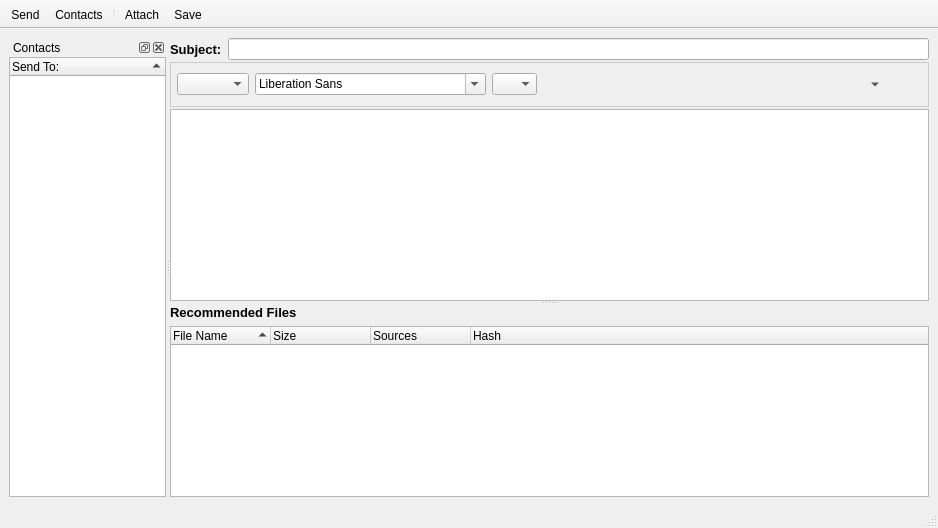
<?xml version="1.0" encoding="UTF-8"?>
<ui version="4.0">
 <class>ChanMsgDialog</class>
 <widget class="QMainWindow" name="ChanMsgDialog">
  <property name="geometry">
   <rect>
    <x>0</x>
    <y>0</y>
    <width>874</width>
    <height>528</height>
   </rect>
  </property>
  <property name="contextMenuPolicy">
   <enum>Qt::NoContextMenu</enum>
  </property>
  <property name="windowTitle">
   <string>Compose</string>
  </property>
  <property name="windowIcon">
   <iconset resource="../images.qrc">
    <normaloff>:/images/folder-draft.png</normaloff>:/images/folder-draft.png</iconset>
  </property>
  <property name="styleSheet">
   <string notr="true">QToolBar#toolBar{background-image: url(:/images/connect/connectFriendBanner.png)}
</string>
  </property>
  <widget class="QWidget" name="centralwidget">
   <layout class="QGridLayout" name="gridLayout_3">
    <item row="0" column="0">
     <widget class="QSplitter" name="splitter_2">
      <property name="orientation">
       <enum>Qt::Horizontal</enum>
      </property>
      <widget class="QDockWidget" name="contactsdockWidget">
       <property name="sizePolicy">
        <sizepolicy hsizetype="Fixed" vsizetype="Preferred">
         <horstretch>0</horstretch>
         <verstretch>0</verstretch>
        </sizepolicy>
       </property>
       <property name="maximumSize">
        <size>
         <width>160</width>
         <height>524287</height>
        </size>
       </property>
       <property name="sizeIncrement">
        <size>
         <width>160</width>
         <height>0</height>
        </size>
       </property>
       <property name="baseSize">
        <size>
         <width>160</width>
         <height>0</height>
        </size>
       </property>
       <property name="windowTitle">
        <string>Contacts</string>
       </property>
       <widget class="QWidget" name="dockWidgetContents">
        <layout class="QGridLayout">
         <property name="margin">
          <number>0</number>
         </property>
         <property name="spacing">
          <number>0</number>
         </property>
         <item row="0" column="0">
          <widget class="QTreeWidget" name="msgSendList">
           <property name="sizePolicy">
            <sizepolicy hsizetype="Preferred" vsizetype="Expanding">
             <horstretch>0</horstretch>
             <verstretch>4</verstretch>
            </sizepolicy>
           </property>
           <property name="minimumSize">
            <size>
             <width>20</width>
             <height>0</height>
            </size>
           </property>
           <property name="maximumSize">
            <size>
             <width>160</width>
             <height>16777215</height>
            </size>
           </property>
           <property name="sortingEnabled">
            <bool>true</bool>
           </property>
           <column>
            <property name="text">
             <string>Send To:</string>
            </property>
           </column>
          </widget>
         </item>
        </layout>
       </widget>
      </widget>
      <widget class="QSplitter" name="splitter">
       <property name="orientation">
        <enum>Qt::Vertical</enum>
       </property>
       <widget class="QWidget" name="layoutWidget">
        <layout class="QGridLayout" name="gridLayout_2">
         <property name="verticalSpacing">
          <number>2</number>
         </property>
         <item row="0" column="0">
          <layout class="QHBoxLayout">
           <property name="spacing">
            <number>6</number>
           </property>
           <property name="margin">
            <number>0</number>
           </property>
           <item>
            <widget class="QLabel" name="label">
             <property name="font">
              <font>
               <pointsize>10</pointsize>
               <weight>75</weight>
               <bold>true</bold>
              </font>
             </property>
             <property name="text">
              <string>Subject:</string>
             </property>
            </widget>
           </item>
           <item>
            <widget class="QLineEdit" name="titleEdit"/>
           </item>
          </layout>
         </item>
         <item row="1" column="0">
          <widget class="QFrame" name="frame">
           <property name="styleSheet">
            <string notr="true">QFrame#frame{ 
background-color: qlineargradient(x1:0, y1:0, x2:0, y2:1,
stop:0 #FEFEFE, stop:1 #E8E8E8);

border: 1px solid #CCCCCC;}</string>
           </property>
           <property name="frameShape">
            <enum>QFrame::StyledPanel</enum>
           </property>
           <property name="frameShadow">
            <enum>QFrame::Raised</enum>
           </property>
           <layout class="QGridLayout" name="gridLayout">
            <property name="margin">
             <number>6</number>
            </property>
            <item row="0" column="0">
             <layout class="QGridLayout">
              <item row="0" column="0">
               <widget class="QComboBox" name="comboStyle"/>
              </item>
              <item row="0" column="1">
               <widget class="QFontComboBox" name="comboFont"/>
              </item>
              <item row="0" column="2">
               <widget class="QComboBox" name="comboSize">
                <property name="maximumSize">
                 <size>
                  <width>45</width>
                  <height>16777215</height>
                 </size>
                </property>
                <property name="toolTip">
                 <string>Font size</string>
                </property>
               </widget>
              </item>
              <item row="0" column="15">
               <spacer>
                <property name="orientation">
                 <enum>Qt::Horizontal</enum>
                </property>
                <property name="sizeHint" stdset="0">
                 <size>
                  <width>20</width>
                  <height>24</height>
                 </size>
                </property>
               </spacer>
              </item>
              <item row="0" column="3">
               <widget class="QToolButton" name="blockquoteButton">
                <property name="toolTip">
                 <string>Blockquote</string>
                </property>
                <property name="text">
                 <string/>
                </property>
                <property name="icon">
                 <iconset resource="../images.qrc">
                  <normaloff>:/images/textedit/hi22-action-format-text-blockquote.png</normaloff>:/images/textedit/hi22-action-format-text-blockquote.png</iconset>
                </property>
                <property name="iconSize">
                 <size>
                  <width>24</width>
                  <height>24</height>
                 </size>
                </property>
                <property name="autoRaise">
                 <bool>true</bool>
                </property>
               </widget>
              </item>
              <item row="0" column="4">
               <widget class="QToolButton" name="sizeincreaseButton">
                <property name="maximumSize">
                 <size>
                  <width>1677</width>
                  <height>1677</height>
                 </size>
                </property>
                <property name="toolTip">
                 <string>Increase font size</string>
                </property>
                <property name="text">
                 <string/>
                </property>
                <property name="icon">
                 <iconset resource="../images.qrc">
                  <normaloff>:/images/textedit/format_font_size_less.png</normaloff>:/images/textedit/format_font_size_less.png</iconset>
                </property>
                <property name="iconSize">
                 <size>
                  <width>24</width>
                  <height>24</height>
                 </size>
                </property>
                <property name="autoRaise">
                 <bool>true</bool>
                </property>
               </widget>
              </item>
              <item row="0" column="5">
               <widget class="QToolButton" name="sizedecreaseButton">
                <property name="maximumSize">
                 <size>
                  <width>167</width>
                  <height>167</height>
                 </size>
                </property>
                <property name="toolTip">
                 <string>Decrease font size</string>
                </property>
                <property name="text">
                 <string/>
                </property>
                <property name="icon">
                 <iconset resource="../images.qrc">
                  <normaloff>:/images/textedit/format_font_size_more.png</normaloff>:/images/textedit/format_font_size_more.png</iconset>
                </property>
                <property name="iconSize">
                 <size>
                  <width>24</width>
                  <height>24</height>
                 </size>
                </property>
                <property name="autoRaise">
                 <bool>true</bool>
                </property>
               </widget>
              </item>
              <item row="0" column="6">
               <widget class="QToolButton" name="boldbtn">
                <property name="minimumSize">
                 <size>
                  <width>0</width>
                  <height>0</height>
                 </size>
                </property>
                <property name="maximumSize">
                 <size>
                  <width>1677</width>
                  <height>1677</height>
                 </size>
                </property>
                <property name="toolTip">
                 <string>Bold</string>
                </property>
                <property name="text">
                 <string/>
                </property>
                <property name="icon">
                 <iconset resource="../images.qrc">
                  <normaloff>:/images/textedit/textbold.png</normaloff>:/images/textedit/textbold.png</iconset>
                </property>
                <property name="iconSize">
                 <size>
                  <width>24</width>
                  <height>24</height>
                 </size>
                </property>
                <property name="checkable">
                 <bool>true</bool>
                </property>
                <property name="autoRaise">
                 <bool>true</bool>
                </property>
               </widget>
              </item>
              <item row="0" column="7">
               <widget class="QToolButton" name="underlinebtn">
                <property name="minimumSize">
                 <size>
                  <width>0</width>
                  <height>0</height>
                 </size>
                </property>
                <property name="maximumSize">
                 <size>
                  <width>167</width>
                  <height>167</height>
                 </size>
                </property>
                <property name="toolTip">
                 <string>Underline</string>
                </property>
                <property name="text">
                 <string/>
                </property>
                <property name="icon">
                 <iconset resource="../images.qrc">
                  <normaloff>:/images/textedit/textunder.png</normaloff>:/images/textedit/textunder.png</iconset>
                </property>
                <property name="iconSize">
                 <size>
                  <width>24</width>
                  <height>24</height>
                 </size>
                </property>
                <property name="checkable">
                 <bool>true</bool>
                </property>
                <property name="autoRaise">
                 <bool>true</bool>
                </property>
               </widget>
              </item>
              <item row="0" column="8">
               <widget class="QToolButton" name="italicbtn">
                <property name="minimumSize">
                 <size>
                  <width>0</width>
                  <height>0</height>
                 </size>
                </property>
                <property name="maximumSize">
                 <size>
                  <width>167</width>
                  <height>167</height>
                 </size>
                </property>
                <property name="toolTip">
                 <string>Italic</string>
                </property>
                <property name="text">
                 <string/>
                </property>
                <property name="icon">
                 <iconset resource="../images.qrc">
                  <normaloff>:/images/textedit/textitalic.png</normaloff>:/images/textedit/textitalic.png</iconset>
                </property>
                <property name="iconSize">
                 <size>
                  <width>24</width>
                  <height>24</height>
                 </size>
                </property>
                <property name="checkable">
                 <bool>true</bool>
                </property>
                <property name="autoRaise">
                 <bool>true</bool>
                </property>
               </widget>
              </item>
              <item row="0" column="10">
               <widget class="QToolButton" name="colorbtn">
                <property name="minimumSize">
                 <size>
                  <width>0</width>
                  <height>0</height>
                 </size>
                </property>
                <property name="maximumSize">
                 <size>
                  <width>167</width>
                  <height>167</height>
                 </size>
                </property>
                <property name="toolTip">
                 <string>Select Color</string>
                </property>
                <property name="text">
                 <string/>
                </property>
                <property name="autoRaise">
                 <bool>true</bool>
                </property>
               </widget>
              </item>
              <item row="0" column="11">
               <widget class="QToolButton" name="textalignmentbtn">
                <property name="minimumSize">
                 <size>
                  <width>0</width>
                  <height>0</height>
                 </size>
                </property>
                <property name="maximumSize">
                 <size>
                  <width>167</width>
                  <height>167</height>
                 </size>
                </property>
                <property name="toolTip">
                 <string>Alignment</string>
                </property>
                <property name="text">
                 <string/>
                </property>
                <property name="iconSize">
                 <size>
                  <width>24</width>
                  <height>24</height>
                 </size>
                </property>
                <property name="popupMode">
                 <enum>QToolButton::MenuButtonPopup</enum>
                </property>
                <property name="autoRaise">
                 <bool>true</bool>
                </property>
               </widget>
              </item>
              <item row="0" column="12">
               <widget class="QToolButton" name="imagebtn">
                <property name="minimumSize">
                 <size>
                  <width>0</width>
                  <height>0</height>
                 </size>
                </property>
                <property name="maximumSize">
                 <size>
                  <width>167</width>
                  <height>167</height>
                 </size>
                </property>
                <property name="toolTip">
                 <string>Add a Image</string>
                </property>
                <property name="text">
                 <string/>
                </property>
                <property name="icon">
                 <iconset resource="../images.qrc">
                  <normaloff>:/images/add_image24.png</normaloff>:/images/add_image24.png</iconset>
                </property>
                <property name="iconSize">
                 <size>
                  <width>24</width>
                  <height>24</height>
                 </size>
                </property>
                <property name="autoRaise">
                 <bool>true</bool>
                </property>
               </widget>
              </item>
              <item row="0" column="9">
               <widget class="QToolButton" name="codeButton">
                <property name="toolTip">
                 <string>Sets text font to code style</string>
                </property>
                <property name="text">
                 <string/>
                </property>
                <property name="icon">
                 <iconset resource="../images.qrc">
                  <normaloff>:/images/textedit/hi22-action-format-text-code.png</normaloff>:/images/textedit/hi22-action-format-text-code.png</iconset>
                </property>
                <property name="iconSize">
                 <size>
                  <width>22</width>
                  <height>22</height>
                 </size>
                </property>
                <property name="autoRaise">
                 <bool>true</bool>
                </property>
               </widget>
              </item>
             </layout>
            </item>
           </layout>
          </widget>
         </item>
         <item row="2" column="0">
          <widget class="QTextEdit" name="msgText">
           <property name="sizePolicy">
            <sizepolicy hsizetype="Expanding" vsizetype="MinimumExpanding">
             <horstretch>4</horstretch>
             <verstretch>4</verstretch>
            </sizepolicy>
           </property>
           <property name="textInteractionFlags">
            <set>Qt::TextEditorInteraction</set>
           </property>
          </widget>
         </item>
        </layout>
       </widget>
       <widget class="QWidget" name="layoutWidget">
        <layout class="QGridLayout" name="layoutrecommended">
         <property name="margin">
          <number>0</number>
         </property>
         <property name="spacing">
          <number>6</number>
         </property>
         <item row="0" column="0">
          <widget class="QLabel" name="label_13">
           <property name="sizePolicy">
            <sizepolicy hsizetype="Fixed" vsizetype="Fixed">
             <horstretch>0</horstretch>
             <verstretch>0</verstretch>
            </sizepolicy>
           </property>
           <property name="font">
            <font>
             <pointsize>10</pointsize>
             <weight>75</weight>
             <bold>true</bold>
            </font>
           </property>
           <property name="text">
            <string>Recommended Files</string>
           </property>
          </widget>
         </item>
         <item row="1" column="0">
          <widget class="QTreeWidget" name="msgFileList">
           <property name="sizePolicy">
            <sizepolicy hsizetype="Expanding" vsizetype="Expanding">
             <horstretch>0</horstretch>
             <verstretch>0</verstretch>
            </sizepolicy>
           </property>
           <property name="sortingEnabled">
            <bool>true</bool>
           </property>
           <column>
            <property name="text">
             <string>File Name</string>
            </property>
           </column>
           <column>
            <property name="text">
             <string>Size</string>
            </property>
           </column>
           <column>
            <property name="text">
             <string>Sources</string>
            </property>
           </column>
           <column>
            <property name="text">
             <string>Hash</string>
            </property>
           </column>
          </widget>
         </item>
         <item row="2" column="0">
          <layout class="QVBoxLayout" name="verticalLayout"/>
         </item>
        </layout>
       </widget>
      </widget>
     </widget>
    </item>
   </layout>
  </widget>
  <widget class="QMenuBar" name="menubar">
   <property name="geometry">
    <rect>
     <x>0</x>
     <y>0</y>
     <width>874</width>
     <height>21</height>
    </rect>
   </property>
  </widget>
  <widget class="QStatusBar" name="statusbar"/>
  <widget class="QToolBar" name="toolBar">
   <property name="contextMenuPolicy">
    <enum>Qt::NoContextMenu</enum>
   </property>
   <property name="movable">
    <bool>false</bool>
   </property>
   <property name="orientation">
    <enum>Qt::Horizontal</enum>
   </property>
   <property name="toolButtonStyle">
    <enum>Qt::ToolButtonTextUnderIcon</enum>
   </property>
   <attribute name="toolBarArea">
    <enum>TopToolBarArea</enum>
   </attribute>
   <attribute name="toolBarBreak">
    <bool>false</bool>
   </attribute>
   <addaction name="actionSend"/>
   <addaction name="actionContactsView"/>
   <addaction name="separator"/>
   <addaction name="actionAttach"/>
   <addaction name="actionSaveas"/>
  </widget>
  <action name="actionSend">
   <property name="icon">
    <iconset resource="../images.qrc">
     <normaloff>:/images/send24.png</normaloff>:/images/send24.png</iconset>
   </property>
   <property name="text">
    <string>Send</string>
   </property>
   <property name="toolTip">
    <string>Send this message now</string>
   </property>
  </action>
  <action name="actionReply">
   <property name="icon">
    <iconset resource="../images.qrc">
     <normaloff>:/images/replymail24.png</normaloff>:/images/replymail24.png</iconset>
   </property>
   <property name="text">
    <string>Reply</string>
   </property>
  </action>
  <action name="actionContactsView">
   <property name="icon">
    <iconset resource="../images.qrc">
     <normaloff>:/images/contacts24.png</normaloff>:/images/contacts24.png</iconset>
   </property>
   <property name="text">
    <string>Contacts</string>
   </property>
   <property name="toolTip">
    <string>Toggle Contacts View</string>
   </property>
  </action>
  <action name="actionSaveas">
   <property name="icon">
    <iconset resource="../images.qrc">
     <normaloff>:/images/save24.png</normaloff>:/images/save24.png</iconset>
   </property>
   <property name="text">
    <string>Save</string>
   </property>
   <property name="toolTip">
    <string>Save this message</string>
   </property>
  </action>
  <action name="actionAttach">
   <property name="icon">
    <iconset resource="../images.qrc">
     <normaloff>:/images/attach.png</normaloff>:/images/attach.png</iconset>
   </property>
   <property name="text">
    <string>Attach</string>
   </property>
   <property name="toolTip">
    <string>Attach File</string>
   </property>
  </action>
 </widget>
 <tabstops>
  <tabstop>msgSendList</tabstop>
  <tabstop>titleEdit</tabstop>
  <tabstop>msgText</tabstop>
  <tabstop>msgFileList</tabstop>
 </tabstops>
 <resources>
  <include location="../images.qrc"/>
 </resources>
 <connections/>
</ui>
